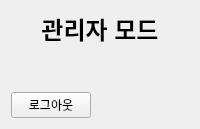
<?xml version="1.0" encoding="UTF-8"?>
<ui version="4.0">
 <class>AdminScreen</class>
 <widget class="QWidget" name="AdminScreen">
  <layout class="QVBoxLayout" name="verticalLayout_admin">
   <item>
    <widget class="QLabel" name="label_adminTitle">
     <property name="font">
      <font>
       <pointsize>18</pointsize>
       <weight>75</weight>
       <bold>true</bold>
      </font>
     </property>
     <property name="text">
      <string>관리자 모드</string>
     </property>
     <property name="alignment">
      <set>Qt::AlignmentFlag::AlignCenter</set>
     </property>
    </widget>
   </item>
   <item>
    <spacer name="verticalSpacer_admin">
     <property name="orientation">
      <enum>Qt::Orientation::Vertical</enum>
     </property>
     <property name="sizeHint" stdset="0">
      <size>
       <width>20</width>
       <height>40</height>
      </size>
     </property>
    </spacer>
   </item>
   <item>
    <layout class="QHBoxLayout" name="horizontalLayout_back">
     <item>
      <widget class="QPushButton" name="backButton">
       <property name="maximumSize">
        <size>
         <width>150</width>
         <height>32</height>
        </size>
       </property>
       <property name="text">
        <string>로그아웃</string>
       </property>
      </widget>
     </item>
     <item>
      <spacer name="horizontalSpacer_back">
       <property name="orientation">
        <enum>Qt::Orientation::Horizontal</enum>
       </property>
       <property name="sizeHint" stdset="0">
        <size>
         <width>40</width>
         <height>20</height>
        </size>
       </property>
      </spacer>
     </item>
    </layout>
   </item>
  </layout>
 </widget>
 <resources/>
 <connections/>
</ui>
